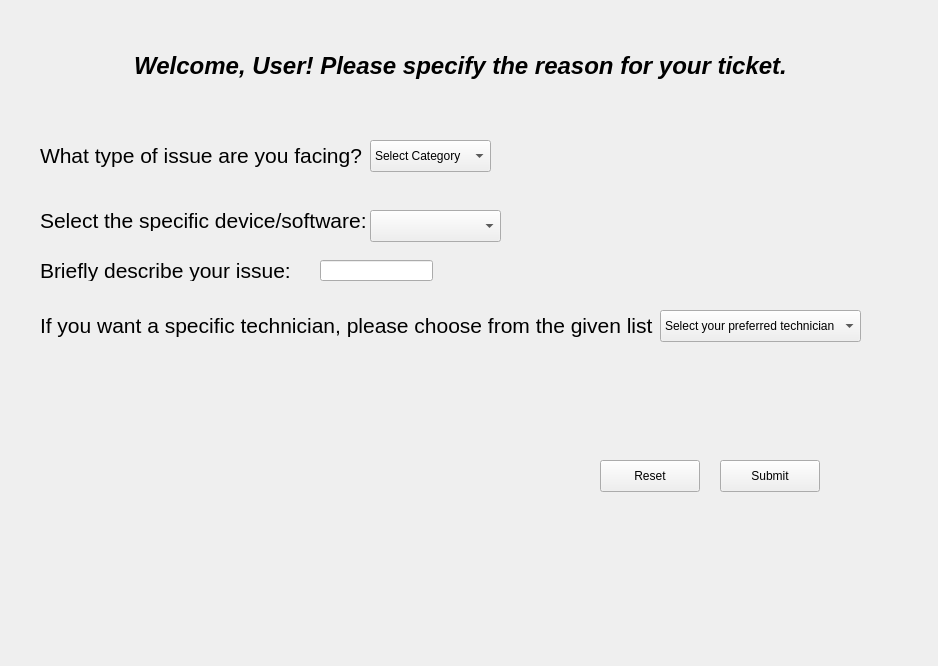
<?xml version="1.0" encoding="UTF-8"?>
<ui version="4.0">
 <class>IssueTicket</class>
 <widget class="QWidget" name="IssueTicket">
  <property name="enabled">
   <bool>true</bool>
  </property>
  <property name="geometry">
   <rect>
    <x>0</x>
    <y>0</y>
    <width>938</width>
    <height>666</height>
   </rect>
  </property>
  <property name="windowTitle">
   <string>Form</string>
  </property>
  <widget class="QLabel" name="label_welcome">
   <property name="geometry">
    <rect>
     <x>100</x>
     <y>50</y>
     <width>721</width>
     <height>31</height>
    </rect>
   </property>
   <property name="font">
    <font>
     <pointsize>18</pointsize>
     <italic>true</italic>
     <bold>true</bold>
    </font>
   </property>
   <property name="text">
    <string>Welcome, User! Please specify the reason for your ticket.</string>
   </property>
   <property name="alignment">
    <set>Qt::AlignmentFlag::AlignCenter</set>
   </property>
  </widget>
  <widget class="QComboBox" name="comboBox_category">
   <property name="geometry">
    <rect>
     <x>370</x>
     <y>140</y>
     <width>121</width>
     <height>32</height>
    </rect>
   </property>
   <item>
    <property name="text">
     <string>Select Category</string>
    </property>
   </item>
   <item>
    <property name="text">
     <string>Hardware</string>
    </property>
   </item>
   <item>
    <property name="text">
     <string>Software</string>
    </property>
   </item>
  </widget>
  <widget class="QLabel" name="label_category">
   <property name="geometry">
    <rect>
     <x>40</x>
     <y>140</y>
     <width>341</width>
     <height>31</height>
    </rect>
   </property>
   <property name="font">
    <font>
     <pointsize>16</pointsize>
    </font>
   </property>
   <property name="text">
    <string>What type of issue are you facing?</string>
   </property>
  </widget>
  <widget class="QComboBox" name="comboBox_sub_category">
   <property name="enabled">
    <bool>true</bool>
   </property>
   <property name="geometry">
    <rect>
     <x>370</x>
     <y>210</y>
     <width>131</width>
     <height>32</height>
    </rect>
   </property>
  </widget>
  <widget class="QLabel" name="label_sub_category">
   <property name="geometry">
    <rect>
     <x>40</x>
     <y>210</y>
     <width>331</width>
     <height>21</height>
    </rect>
   </property>
   <property name="font">
    <font>
     <pointsize>16</pointsize>
    </font>
   </property>
   <property name="text">
    <string>Select the specific device/software:</string>
   </property>
  </widget>
  <widget class="QLabel" name="label_issue">
   <property name="geometry">
    <rect>
     <x>40</x>
     <y>260</y>
     <width>301</width>
     <height>21</height>
    </rect>
   </property>
   <property name="font">
    <font>
     <pointsize>16</pointsize>
    </font>
   </property>
   <property name="text">
    <string>Briefly describe your issue:</string>
   </property>
  </widget>
  <widget class="QLineEdit" name="lineEdit_issue">
   <property name="geometry">
    <rect>
     <x>320</x>
     <y>260</y>
     <width>113</width>
     <height>21</height>
    </rect>
   </property>
  </widget>
  <widget class="QLabel" name="label_2_tech">
   <property name="geometry">
    <rect>
     <x>40</x>
     <y>310</y>
     <width>631</width>
     <height>31</height>
    </rect>
   </property>
   <property name="font">
    <font>
     <pointsize>16</pointsize>
    </font>
   </property>
   <property name="text">
    <string>If you want a specific technician, please choose from the given list</string>
   </property>
  </widget>
  <widget class="QComboBox" name="comboBox_tech">
   <property name="geometry">
    <rect>
     <x>660</x>
     <y>310</y>
     <width>201</width>
     <height>32</height>
    </rect>
   </property>
   <item>
    <property name="text">
     <string>Select your preferred technician </string>
    </property>
   </item>
   <item>
    <property name="text">
     <string>General technician</string>
    </property>
   </item>
   <item>
    <property name="text">
     <string>IT Support - Ahmed Hassan</string>
    </property>
   </item>
   <item>
    <property name="text">
     <string>IT Support - Omar Khaled</string>
    </property>
   </item>
   <item>
    <property name="text">
     <string>Network Specialist - Youssef Ali</string>
    </property>
   </item>
   <item>
    <property name="text">
     <string>Systems Engineer - Mahmoud Ibrahim</string>
    </property>
   </item>
   <item>
    <property name="text">
     <string>Hardware Technician - Karim Mostafa</string>
    </property>
   </item>
  </widget>
  <widget class="QPushButton" name="pushButton_submit">
   <property name="geometry">
    <rect>
     <x>720</x>
     <y>460</y>
     <width>100</width>
     <height>32</height>
    </rect>
   </property>
   <property name="text">
    <string>Submit</string>
   </property>
  </widget>
  <widget class="QPushButton" name="pushButton_reset">
   <property name="geometry">
    <rect>
     <x>600</x>
     <y>460</y>
     <width>100</width>
     <height>32</height>
    </rect>
   </property>
   <property name="text">
    <string>Reset</string>
   </property>
  </widget>
 </widget>
 <resources/>
 <connections/>
</ui>
